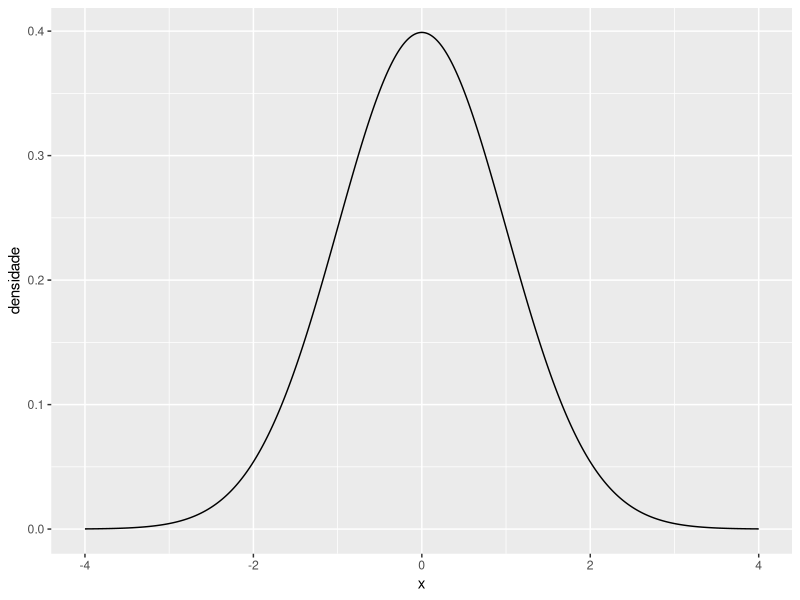
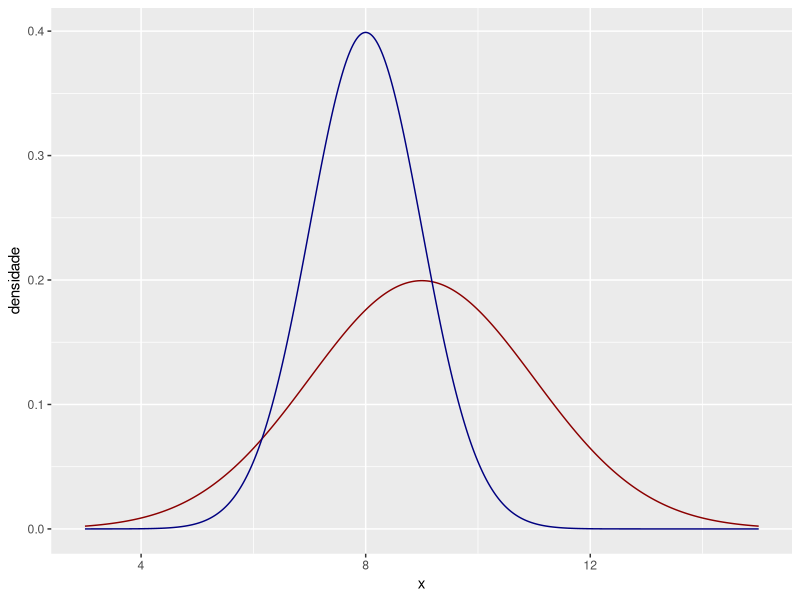
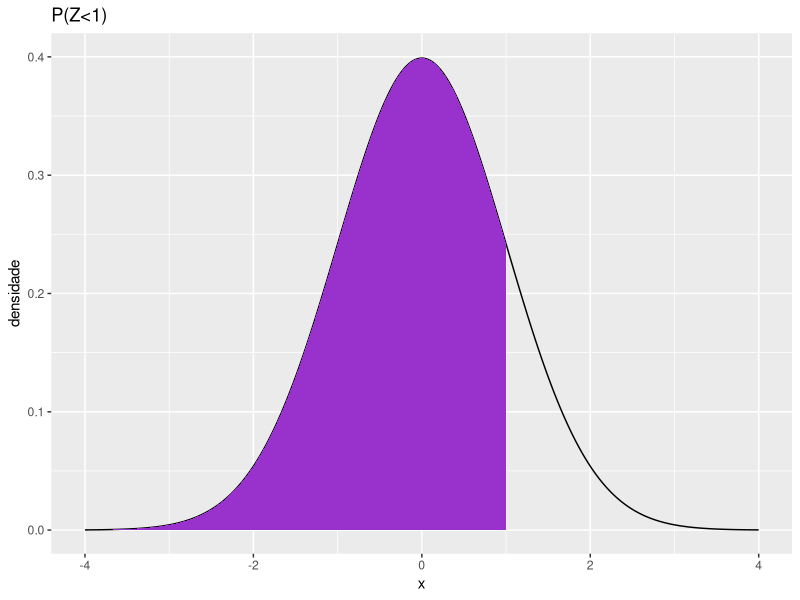
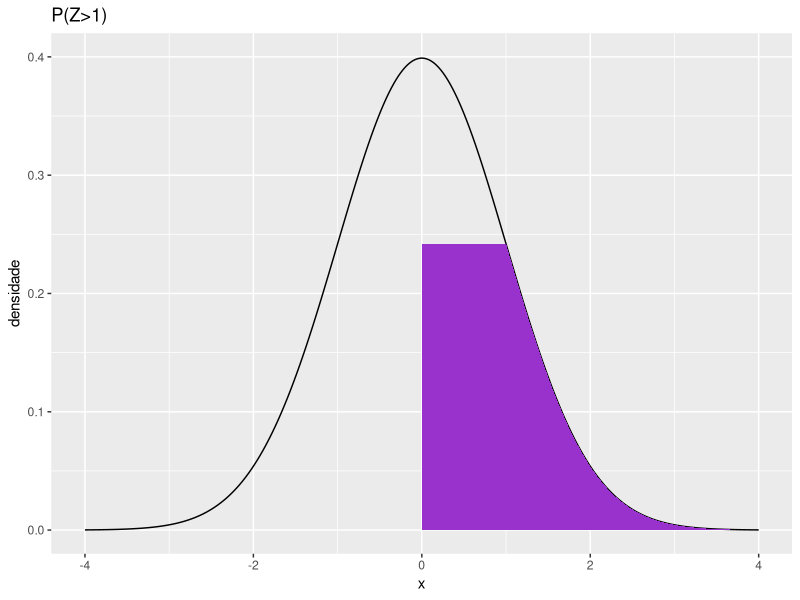
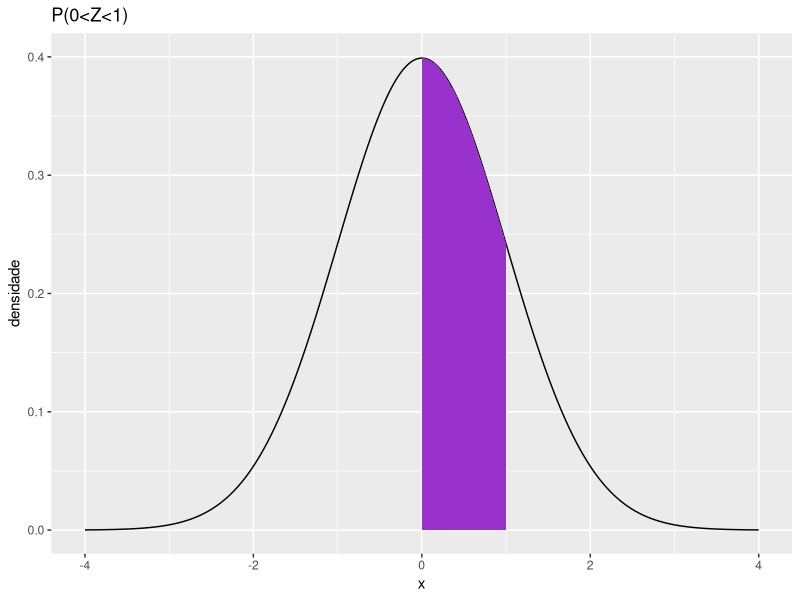

Source code (R) for these figures, in order:
## ---- chunk 1
library(tidyverse)
dados <- data.frame(x=seq(-4,4,length=10000),densidade=sapply(seq(-4,4,length=10000),dnorm))
ggplot(dados,aes(x=x,y=densidade))+geom_line()
## ---- chunk 2
dados <- data.frame(x=seq(3,15,length=10000),densidade=sapply(seq(3,15,length=10000),dnorm,mean=9,sd=2))

dados2 <- data.frame(x=seq(3,15,length=10000),densidade=sapply(seq(3,15,length=10000),dnorm,mean=8,sd=1))

ggplot(dados,aes(x=x,y=densidade))+geom_line(color='darkred')+geom_line(data=dados2,aes(x=x,y=densidade),color='navy')
## ---- chunk 3
dnorm(0.5,mean=0,sd=1)
## ---- chunk 4
dados <- data.frame(x=seq(-4,4,length=10000),densidade=sapply(seq(-4,4,length=10000),dnorm,mean=0,sd=1))

ggplot(dados,aes(x=x,y=densidade))+geom_line(color='black')+geom_area(aes(if_else(x<1,x,0)),fill='darkorchid')+ylim(0,0.4)+labs(title='P(Z<1)')
## ---- chunk 5
pnorm(1,mean=0,sd=1)
## ---- chunk 6
dados <- data.frame(x=seq(-4,4,length=10000),densidade=sapply(seq(-4,4,length=10000),dnorm,mean=0,sd=1))

ggplot(dados,aes(x=x,y=densidade))+geom_line(color='black')+geom_area(aes(if_else(x>1,x,0)),fill='darkorchid')+ylim(0,0.4)+labs(title='P(Z>1)')
## ---- chunk 7
1-pnorm(1,mean=0,sd=1)
## ---- chunk 8
dados <- data.frame(x=seq(-4,4,length=10000),densidade=sapply(seq(-4,4,length=10000),dnorm,mean=0,sd=1))

ggplot(dados,aes(x=x,y=densidade))+geom_line(color='black')+geom_area(aes(if_else(x>0&x<1,x,0)),fill='darkorchid')+ylim(0,0.4)+labs(title='P(0<Z<1)')
## ---- chunk 9
pnorm(1,mean=0,sd=1)-pnorm(0,mean=0,sd=1)
## ---- chunk 10
qnorm(0.95,mean=0,sd=1)
## ---- chunk 11
qnorm(0.9,mean=0,sd=1)
## ---- chunk 12
rnorm(5,mean=0,sd=1)
